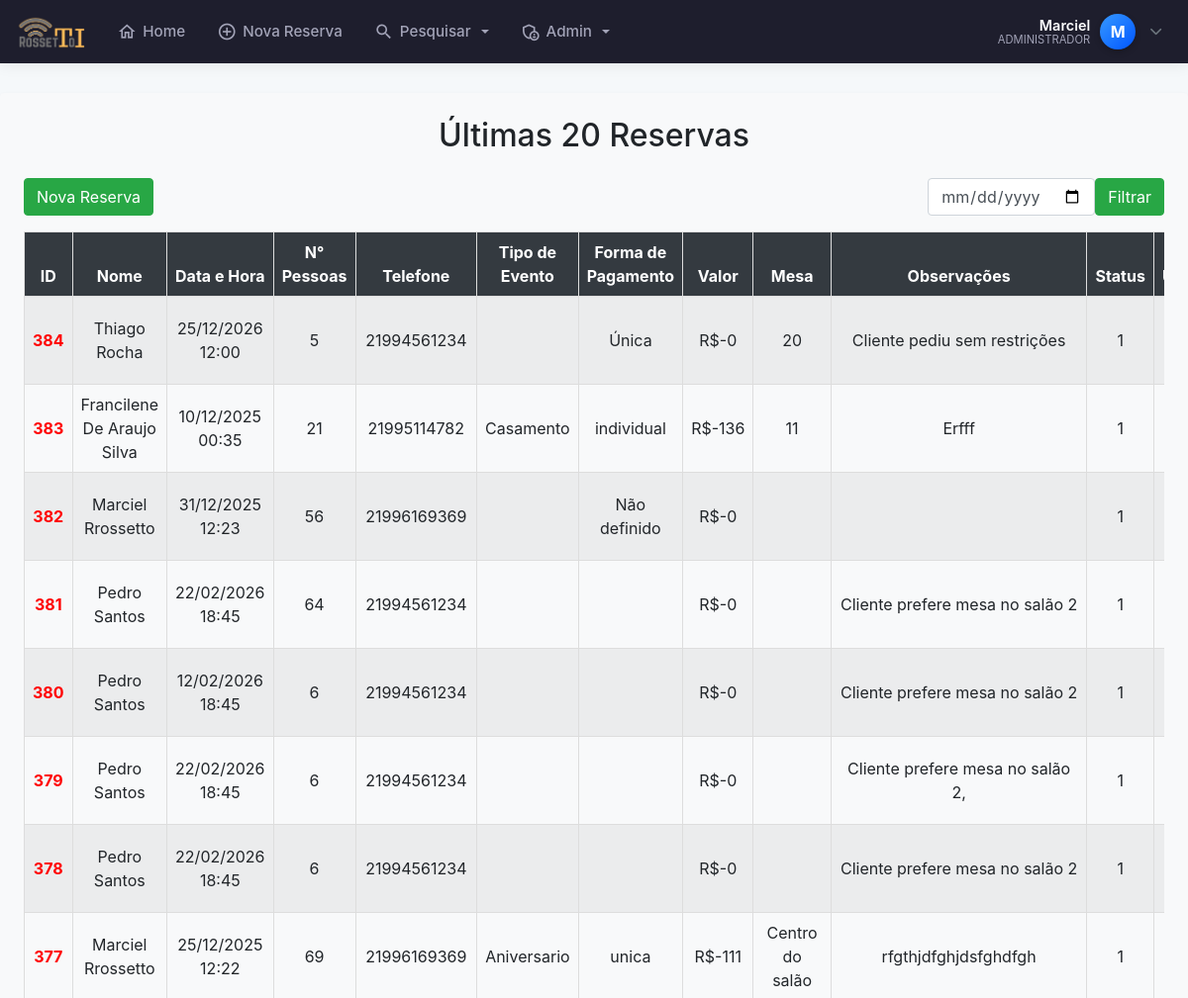
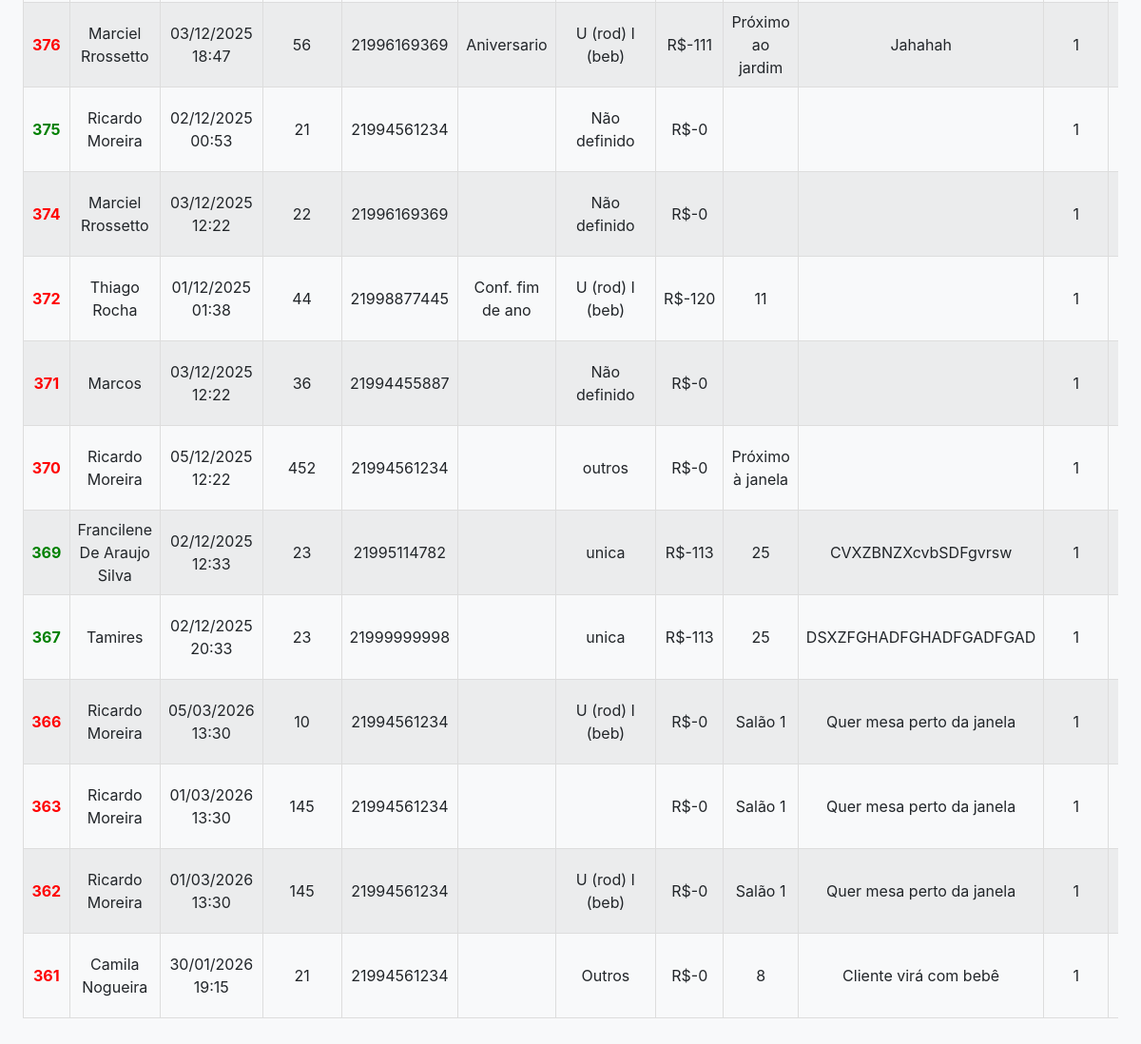
/clikCalendar.php (signed in), run on the app's committed database (2 pictures, top to bottom).
### tables this page shows
CREATE TABLE `clientes` (
  `id` int(11) NOT NULL AUTO_INCREMENT,
  `nome` varchar(100) NOT NULL,
  `data` date NOT NULL,
  `num_pessoas` int(11) NOT NULL,
  `horario` time NOT NULL,
  `telefone` varchar(255) DEFAULT NULL,
  `telefone2` varchar(255) DEFAULT NULL,
  `tipo_evento` varchar(50) NOT NULL,
  `forma_pagamento` varchar(50) NOT NULL,
  `valor_rodizio` int(11) DEFAULT NULL,
  `num_mesa` varchar(255) DEFAULT NULL,
  `observacoes` varchar(300) NOT NULL,
  `obsCliente` varchar(255) DEFAULT NULL,
  `data_emissao` datetime NOT NULL DEFAULT current_timestamp(),
  `status` tinyint(1) DEFAULT 1,
  `confirmado` tinyint(1) DEFAULT 0,
  `usuario_id` int(11) DEFAULT NULL,
  `motivo_cancelamento` varchar(255) DEFAULT NULL,
  PRIMARY KEY (`id`)
);

### clikCalendar.php (the view, shortened to what this page needs)
<?php
require 'config.php';
require 'cabecalho.php';
?>
<div class="bg-light p-4 rounded shadow-sm mt-4">
    <?php
    $filtro = isset($_GET['data']) ? $_GET['data'] : "";
    if ($filtro != "") {
        $data_formatada = date("d/m/Y", strtotime($filtro));
        echo "<h2 class='text-center mb-4'>Reservas para o dia: $data_formatada</h2>";
    } else {
        echo "<h2 class='text-center mb-4'>Últimas 20 Reservas</h2>";
    }
    ?>
    <div class="d-flex justify-content-between align-items-center mb-3">
        <a href="adicionar_reserva.php" class="btn btn-success">
            <ion-icon name="add-circle-outline"></ion-icon> Nova Reserva
        </a>
        <form method="GET" class="d-flex">
            <input type="date" name="data" class="form-control me-2" value="<?= $filtro ?? '' ?>">
            <button type="submit" class="btn btn-success">Filtrar</button>
        </form>
    </div>
    <div class="table-responsive">
        <table class="table table-striped table-bordered table-hover table-sm w-100">
            <thead class="thead-dark">
            <tr>
                    <th style="border: 1px solid #ddd; padding: 8px;">ID</th>
                    <th style="border: 1px solid #ddd; padding: 8px;">Nome</th>
                    <th style="border: 1px solid #ddd; padding: 8px;">Data e Hora</th>
                    <th style="border: 1px solid #ddd; padding: 8px;">N° Pessoas</th>
                    <th style="border: 1px solid #ddd; padding: 8px;">Telefone</th>
                    <th style="border: 1px solid #ddd; padding: 8px;">Tipo de Evento</th>
                    <th style="border: 1px solid #ddd; padding: 8px;">Forma de Pagamento</th>
                    <th style="border: 1px solid #ddd; padding: 8px;">Valor</th>
                    <th style="border: 1px solid #ddd; padding: 8px;">Mesa</th>
                    <th style="border: 1px solid #ddd; padding: 8px;">Observações</th>
                    <th style="border: 1px solid #ddd; padding: 8px;">Status</th>
                    <th style="border: 1px solid #ddd; padding: 8px;">Usuário</th>
                </tr>
            </thead>
            <tbody>
                <?php
                $sql = "SELECT * FROM clientes WHERE data LIKE '$filtro%' AND status != 0 ORDER BY id DESC LIMIT 20";
                $sql = $pdo->query($sql);
                if ($sql->rowCount() > 0) {
                    foreach ($sql->fetchAll() as $reserva) {
                        $corId = ($reserva['confirmado'] == 1) ? 'green' : 'red';
                        $nome = ucwords(strtolower(htmlspecialchars($reserva['nome'])));
                        $status_class = $reserva['status'] == 0 ? 'color: red; text-decoration: line-through;' : '';
                        echo "<tr style='$status_class'>";
                        echo '<td class="id-column" style="border: 1px solid #ddd; padding: 8px; font-weight: bold; color: ' . $corId . ';">' . $reserva['id'] . ' </td>';
                        echo "<td style='border: 1px solid #ddd; padding: 8px;'>$nome</td>";
                        echo "<td style='border: 1px solid #ddd; padding: 8px;'>" . date('d/m/Y H:i', strtotime($reserva['data'] . ' ' . $reserva['horario'])) . "</td>";
                        echo "<td style='border: 1px solid #ddd; padding: 8px;'>{$reserva['num_pessoas']}</td>";
                        echo "<td style='border: 1px solid #ddd; padding: 8px;'>{$reserva['telefone']}</td>";
                        echo "<td style='border: 1px solid #ddd; padding: 8px;'>{$reserva['tipo_evento']}</td>";
                        echo "<td style='border: 1px solid #ddd; padding: 8px;'>{$reserva['forma_pagamento']}</td>";
                        echo "<td style='border: 1px solid #ddd; padding: 8px;'>R$-{$reserva['valor_rodizio']}</td>";
                        echo "<td style='border: 1px solid #ddd; padding: 8px;'>{$reserva['num_mesa']}</td>";
                        echo "<td style='border: 1px solid #ddd; padding: 8px;'>
                                <div style='max-width: 300px; max-height: 100px; overflow-y: auto; word-wrap: break-word; font-size: auto;'>{$reserva['observacoes']}</div>
                              </td>";
                        echo "<td style='border: 1px solid #ddd; padding: 8px;'>{$reserva['status']}</td>";
                        echo "<td style='border: 1px solid #ddd; padding: 8px;'>{$reserva['usuario_id']}</td>";
                        echo "</tr>";
                    }
                } else {
                    echo "<tr><td colspan='13' style='border: 1px solid #ddd; padding: 8px;'>Nenhuma reserva encontrada.</td></tr>";
                }
                ?>
            </tbody>
        </table>
    </div>
</div>

### cabecalho.php (shortened to what this page needs)
<?php
require 'config.php';
$nome_usuario = "Visitante";
$status = null;
$letra_avatar = "U";
if (isset($_SESSION['mmnlogin'])) {
    $user_id = $_SESSION['mmnlogin'];
    try {
        $sql = $pdo->prepare("SELECT nome, status, email FROM login WHERE id = :id");
        $sql->bindValue(':id', $user_id);
        $sql->execute();
        if ($sql->rowCount() > 0) {
            $usuario = $sql->fetch(PDO::FETCH_ASSOC);
            $nome_completo = ucwords(strtolower($usuario['nome']));
            $partes_nome = explode(' ', $nome_completo);
            $nome_usuario = $partes_nome[0];
            $status = $usuario['status'];
            $letra_avatar = strtoupper(substr($nome_usuario, 0, 1));
        }
    } catch (PDOException $e) {
    }
}
?>
<!DOCTYPE html>
<html lang="pt-br">
<head>
    <link rel="stylesheet" href="https://cdn.jsdelivr.net/npm/bootstrap@4.6.2/dist/css/bootstrap.min.css">
    <link rel="stylesheet" href="https://cdnjs.cloudflare.com/ajax/libs/font-awesome/6.5.0/css/all.min.css">
</head>
<body>
<nav class="navbar navbar-expand-lg navbar-dark fixed-top navbar-custom">
    <a class="navbar-brand mr-auto" href="index.php">
        <img src="./rossetto28.png" alt="Logo">
    </a>
    <div class="collapse navbar-collapse" id="menuPrincipal">
        <ul class="navbar-nav mr-auto ml-3">
            <li class="nav-item">
                <a class="nav-link" href="index.php">
                    <i class="material-icons-outlined">home</i> Home
                </a>
            </li>
            <li class="nav-item">
                <a class="nav-link" href="adicionar_reserva.php">
                    <i class="material-icons-outlined">add_circle_outline</i> Nova Reserva
                </a>
            </li>
            <li class="nav-item dropdown">
                <a class="nav-link dropdown-toggle" href="#" id="dropPesquisa" data-toggle="dropdown" aria-haspopup="true" aria-expanded="false">
                    <i class="material-icons-outlined">search</i> Pesquisar
                </a>
            </li>
            <?php if ($status == 1): ?>
            <li class="nav-item dropdown">
                <a class="nav-link dropdown-toggle" href="#" id="dropAdmin" data-toggle="dropdown" aria-haspopup="true" aria-expanded="false">
                    <i class="material-icons-outlined">admin_panel_settings</i> Admin
                </a>
            </li>
            <?php endif; ?>
        </ul>
        <ul class="navbar-nav d-none d-lg-flex align-items-center">
            <li class="nav-item dropdown">
                <div class="user-profile-widget" data-toggle="dropdown" aria-haspopup="true" aria-expanded="false">
                    <div class="user-info text-right">
                        <span class="user-name"><?= htmlspecialchars($nome_usuario) ?></span>
                        <span class="user-role"><?= ($status == 1) ? 'Administrador' : 'Colaborador' ?></span>
                    </div>
                    <div class="user-avatar">
                        <?= $letra_avatar ?>
                    </div>
                    <i class="fas fa-chevron-down text-muted ml-1" style="font-size: 0.8rem;"></i>
                </div>
            </li>
        </ul>
    </div>
</nav>
</body>
</html>

### cabecalho.php (style rules this page uses)
:root { --primary-bg: #1e1e2d; --active-color: #3699ff; --text-color: #a2a3b7; --text-hover: #ffffff; }
body { padding-top: 70px; background-color: #f5f8fa; }
.navbar-custom { background-color: var(--primary-bg); box-shadow: 0 0 15px rgba(0,0,0,0.1); padding: 0.5rem 1rem; }
.navbar-brand img { height: 35px; transition: transform 0.2s; }
.navbar-dark .navbar-nav .nav-link { color: var(--text-color); font-weight: 500; font-size: 0.95rem; display: flex; align-items: center; gap: 6px; padding: 0.8rem 1rem; border-radius: 6px; transition: all 0.2s ease; }
.material-icons-outlined { font-size: 20px; }
.user-profile-widget { cursor: pointer; padding: 5px 10px; border-radius: 50px; transition: background 0.2s; display: flex; align-items: center; gap: 10px; }
.user-avatar { width: 36px; height: 36px; background: linear-gradient(135deg, #3699ff, #0055ff); color: white; border-radius: 50%; display: flex; align-items: center; justify-content: center; font-weight: 700; font-size: 16px; box-shadow: 0 3px 6px rgba(0,0,0,0.2); }
.user-info { display: flex; flex-direction: column; line-height: 1.1; }
.user-name { color: white; font-weight: 600; font-size: 0.9rem; }
.user-role { color: var(--text-color); font-size: 0.7rem; text-transform: uppercase; }

### clikCalendar.php (style rules this page uses)
.table th, .table td { text-align: center; vertical-align: middle; }
.thead-dark th { background-color: #343a40; color: #fff; }

### data on the page
clientes: id "384", nome "Thiago Rocha", data+horario "25/12/2026 12:00", num_pessoas "5", telefone "21994561234", forma_pagamento "Única", valor_rodizio "0", num_mesa "20", observacoes "Cliente pediu sem restrições", status "1"
clientes: id "383", nome "Francilene De Araujo Silva", data+horario "10/12/2025 00:35", num_pessoas "21", telefone "21995114782", tipo_evento "Casamento", forma_pagamento "individual", valor_rodizio "136", num_mesa "11", observacoes "Erfff", status "1"
clientes: id "382", nome "Marciel Rrossetto", data+horario "31/12/2025 12:23", num_pessoas "56", telefone "21996169369", forma_pagamento "Não definido", valor_rodizio "0", status "1"
clientes: id "381", nome "Pedro Santos", data+horario "22/02/2026 18:45", num_pessoas "64", telefone "21994561234", valor_rodizio "0", observacoes "Cliente prefere mesa no salão 2", status "1"
clientes: id "380", nome "Pedro Santos", data+horario "12/02/2026 18:45", num_pessoas "6", telefone "21994561234", valor_rodizio "0", observacoes "Cliente prefere mesa no salão 2", status "1"
clientes: id "379", nome "Pedro Santos", data+horario "22/02/2026 18:45", num_pessoas "6", telefone "21994561234", valor_rodizio "0", observacoes "Cliente prefere mesa no salão 2,", status "1"
clientes: id "378", nome "Pedro Santos", data+horario "22/02/2026 18:45", num_pessoas "6", telefone "21994561234", valor_rodizio "0", observacoes "Cliente prefere mesa no salão 2", status "1"
clientes: id "377", nome "Marciel Rrossetto", data+horario "25/12/2025 12:22", num_pessoas "69", telefone "21996169369", tipo_evento "Aniversario", forma_pagamento "unica", valor_rodizio "111", num_mesa "Centro do salão", observacoes "rfgthjdfghjdsfghdfgh", status "1"
clientes: id "376", nome "Marciel Rrossetto", data+horario "03/12/2025 18:47", num_pessoas "56", telefone "21996169369", tipo_evento "Aniversario", forma_pagamento "U (rod) I (beb)", valor_rodizio "111", num_mesa "Próximo ao jardim", observacoes "Jahahah", status "1"
clientes: id "375", nome "Ricardo Moreira", data+horario "02/12/2025 00:53", num_pessoas "21", telefone "21994561234", forma_pagamento "Não definido", valor_rodizio "0", status "1"
clientes: id "374", nome "Marciel Rrossetto", data+horario "03/12/2025 12:22", num_pessoas "22", telefone "21996169369", forma_pagamento "Não definido", valor_rodizio "0", status "1"
clientes: id "372", nome "Thiago Rocha", data+horario "01/12/2025 01:38", num_pessoas "44", telefone "21998877445", tipo_evento "Conf. fim de ano", forma_pagamento "U (rod) I (beb)", valor_rodizio "120", num_mesa "11", status "1"
clientes: id "371", nome "Marcos", data+horario "03/12/2025 12:22", num_pessoas "36", telefone "21994455887", forma_pagamento "Não definido", valor_rodizio "0", status "1"
clientes: id "370", nome "Ricardo Moreira", data+horario "05/12/2025 12:22", num_pessoas "452", telefone "21994561234", forma_pagamento "outros", valor_rodizio "0", num_mesa "Próximo à janela", status "1"
clientes: id "369", nome "Francilene De Araujo Silva", data+horario "02/12/2025 12:33", num_pessoas "23", telefone "21995114782", forma_pagamento "unica", valor_rodizio "113", num_mesa "25", observacoes "CVXZBNZXcvbSDFgvrsw", status "1"
clientes: id "367", nome "Tamires", data+horario "02/12/2025 20:33", num_pessoas "23", telefone "21999999998", forma_pagamento "unica", valor_rodizio "113", num_mesa "25", observacoes "DSXZFGHADFGHADFGADFGAD", status "1"
clientes: id "366", nome "Ricardo Moreira", data+horario "05/03/2026 13:30", num_pessoas "10", telefone "21994561234", forma_pagamento "U (rod) I (beb)", valor_rodizio "0", num_mesa "Salão 1", observacoes "Quer mesa perto da janela", status "1"
clientes: id "363", nome "Ricardo Moreira", data+horario "01/03/2026 13:30", num_pessoas "145", telefone "21994561234", valor_rodizio "0", num_mesa "Salão 1", observacoes "Quer mesa perto da janela", status "1"
clientes: id "362", nome "Ricardo Moreira", data+horario "01/03/2026 13:30", num_pessoas "145", telefone "21994561234", forma_pagamento "U (rod) I (beb)", valor_rodizio "0", num_mesa "Salão 1", observacoes "Quer mesa perto da janela", status "1"
clientes: id "361", nome "Camila Nogueira", data+horario "30/01/2026 19:15", num_pessoas "21", telefone "21994561234", forma_pagamento "Outros", valor_rodizio "0", num_mesa "8", observacoes "Cliente virá com bebê", status "1"

### other printed values
$nome_usuario "Marciel"
$letra_avatar "M"
